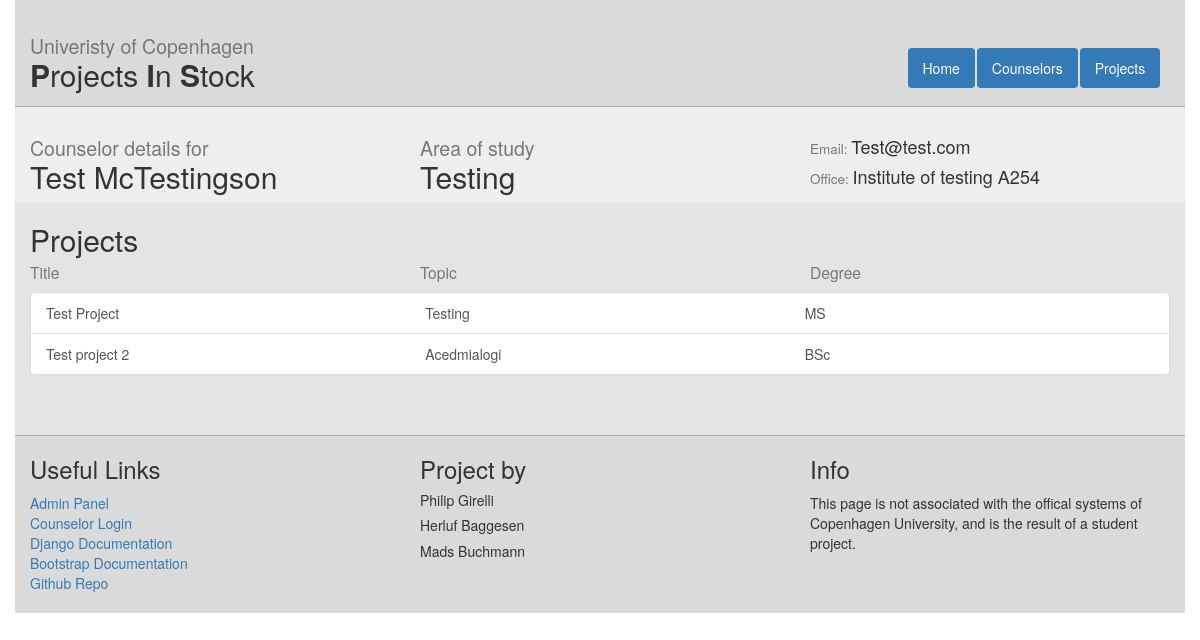
Page /counselors/1/ on the committed database.
### web/models.py (models this page shows, shortened)
class Counselor(models.Model):
    readonly_fields=('account_id',)
    name = models.CharField(max_length=255)
    email = models.EmailField()
    study_area = models.CharField(max_length=255)
    office = models.CharField(max_length=255)
    projects = models.ManyToManyField(Project)
    account_id = models.IntegerField(default=-1)

class Project(models.Model):
    title = models.CharField(max_length = 120) #120 is up for discussion
    description = models.TextField()
    timestamp = models.DateTimeField(auto_now = False, auto_now_add = True)
    degree_choices = (('BSc','Bachelor'),('MS','Masters'))
    degree = models.CharField(max_length = 5, choices = degree_choices, default='BSc')
    topic = models.CharField(max_length = 120) #120 is up for discussion

### web/views.py (the view)
# urls.py: url(r'^counselors/(?P<counselor_id>[0-9]+)/$', views.counselor_detail, name="counselor_detail"),
def counselor_detail(request, counselor_id):
    c = get_object_or_404(Counselor, id=counselor_id)
    context = {
        'counselor': c
    }
    return render(request, 'web/counselor_detail.html', context)

### web/templates/web/counselor_detail.html
{%extends "web/master.html" %}
{% block content%}
<div class="row info-box">
  <div class="col-md-4">
    <h2><small>Counselor details for</small><br />{{ counselor.name }}</h2>
  </div>
  <div class="col-md-4">
    <h2><small>Area of study</small><br />{{ counselor.study_area }}</h2>
  </div>
  <div class="col-md-4">
    <br />
    <h4><small>Email:  </small>{{ counselor.email }}</h4>
    <h4><small>Office:  </small>{{ counselor.office }}</h4>
  </div>
</div>
  <h2>Projects</h2>
<div style="position: relative; top: -30px;">
  <div class="row">
    <div class="col-md-4">
      <h3><small>Title</small></h3>
    </div>
    <div class="col-md-4">
      <h3><small>Topic</small></h3>
    </div>
    <div class="col-md-4">
      <h3><small>Degree</small></h3>
    </div>
  </div>
  <div class="list-group" id="counselor_projects_list">
    {% for p in counselor.projects.all%}
    <a class="list-group-item" href="{% url 'project_detail' p.id %}">
      <div class="row">
        <div class="col-md-4">{{ p.title }}</div>
        <div class="col-md-4">{{ p.topic }}</div>
        <div class="col-md-4">{{ p.degree }}</div>
      </div>
    </a>
    {% endfor %}
  </div>
</div>
{% endblock %}

### web/static/web/style.css (style rules this page uses)
html, body { height : 100%; }
.info-box { background-color : #eee; border-radius: 6px; }

### rows in the picture
Counselor: name "Test McTestingson", study_area "Testing", email "Test@test.com", office "Institute of testing A254"
Project: title "Test Project", topic "Testing", degree "MS"
Project: title "Test project 2", topic "Acedmialogi", degree "BSc"
